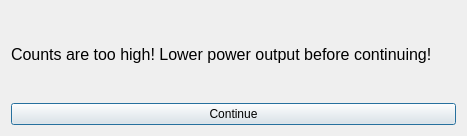
<?xml version="1.0" encoding="UTF-8"?>
<ui version="4.0">
 <class>Dialog</class>
 <widget class="QDialog" name="Dialog">
  <property name="geometry">
   <rect>
    <x>0</x>
    <y>0</y>
    <width>467</width>
    <height>136</height>
   </rect>
  </property>
  <property name="windowTitle">
   <string>Counts Too High</string>
  </property>
  <layout class="QVBoxLayout" name="verticalLayout">
   <item>
    <widget class="QLabel" name="errorMessage">
     <property name="font">
      <font>
       <pointsize>12</pointsize>
      </font>
     </property>
     <property name="text">
      <string>Counts are too high! Lower power output before continuing!</string>
     </property>
     <property name="wordWrap">
      <bool>true</bool>
     </property>
    </widget>
   </item>
   <item>
    <widget class="QPushButton" name="continueButton">
     <property name="text">
      <string>Continue</string>
     </property>
    </widget>
   </item>
  </layout>
 </widget>
 <resources/>
 <connections/>
</ui>
